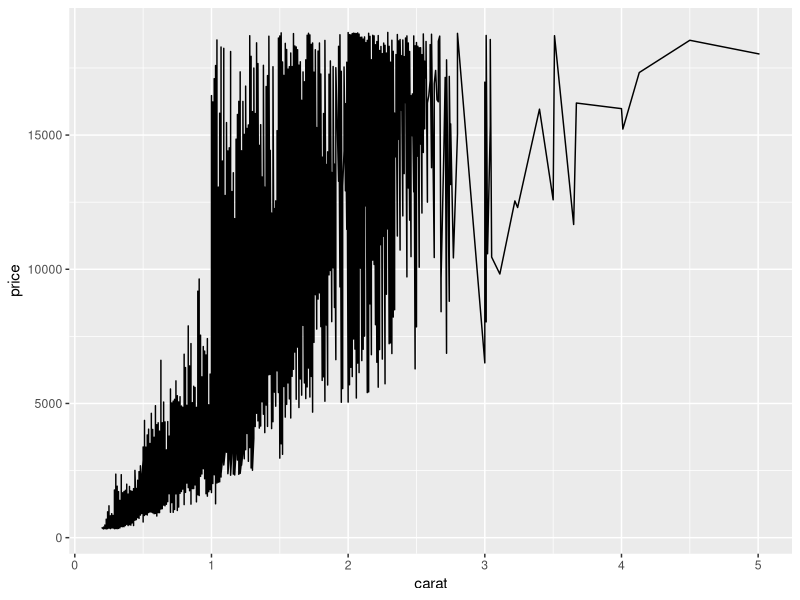

This chart was generated by the following R code:
## ---- chunk 1
knitr::opts_chunk$set(echo = TRUE)
## ---- chunk 2
library(ggplot2)
data("diamonds")
## ---- chunk 3
ggplot(diamonds, aes(x=carat, y=price)) +
  geom_line()
